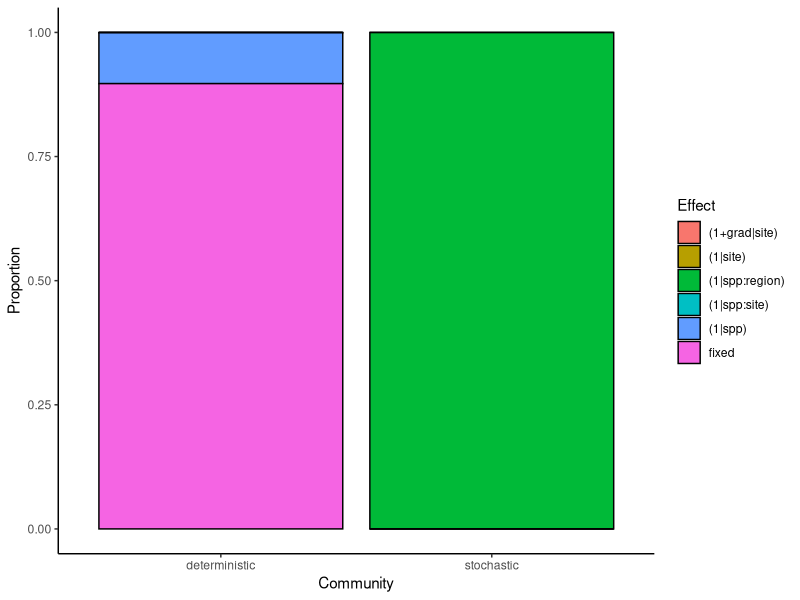
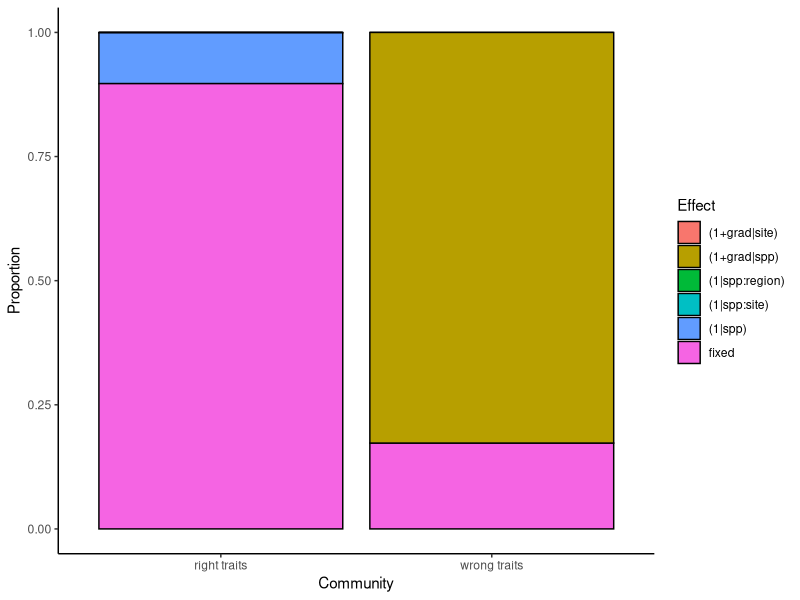

These figures' R source, in order: (Note: this script raises an error after producing the figures.)
library(ggplot2)
library(dplyr)
#library(colortools)

# Code to read csv simulation files
path.res <- "results/simulations"
files.prop <- list.files(path.res, "*._prop", full.names = TRUE)
files.effects <- list.files(path.res, "*._effects", full.names = TRUE)

df.prop <- lapply(files.prop, read.csv) %>%
  bind_rows(.id = "type")

df.effects <- lapply(files.effects, read.csv) %>%
  bind_rows(.id = "type")

# First set of plots: one round of simulations #################################
t1 <- read.csv("results/test1_tutorial.csv")
t2 <- read.csv("results/test2_tutorial.csv")

all.t1 <- tapply(t1$Value,
                 list(t1$Community),
                 sum, na.rm = TRUE)

all.t2 <- tapply(t2$Value,
                 list(t2$Community),
                 sum, na.rm = TRUE)

table(t1$Community)
table(t2$Community)

t1$Total <- rep(all.t1, each = 6)
t2$Total <- rep(all.t2, each = 6)

t1$Proportion <- t1$Value/t1$Total
t2$Proportion <- t2$Value/t2$Total

neutral <- "#091346"
niche <- "#801411"
nineu <- "#D6A838" #"#e1b727"
idiosyncratic <- "#B4B1AC"

paleta <- c(niche, neutral, nineu, grey)

# other stuff w/ colors
# library(colortools)
# niche.cols <- analogous(niche)
# neutral.cols <- analogous(neutral)
# wheel(niche, num = 10)
# wheel(neutral, num = 10)
# wheel(nineu, num = 10)

p1 <- ggplot(t1, aes(x = Community,
                     y = Proportion,
                     fill = Effect)) +
  geom_bar(stat = "identity", color = "black") +
  theme_classic()


p1
p2 <- ggplot(t2, aes(x = Community,
                     y = Proportion,
                     fill = Effect)) +
  geom_bar(stat = "identity", color = "black") +
  theme_classic()

p2

grid.arrange(p1, p2, nrow = 1)

png("figures/test1.png")
p1
dev.off()

png("figures/test2.png")
p2
dev.off()

p1
p2
